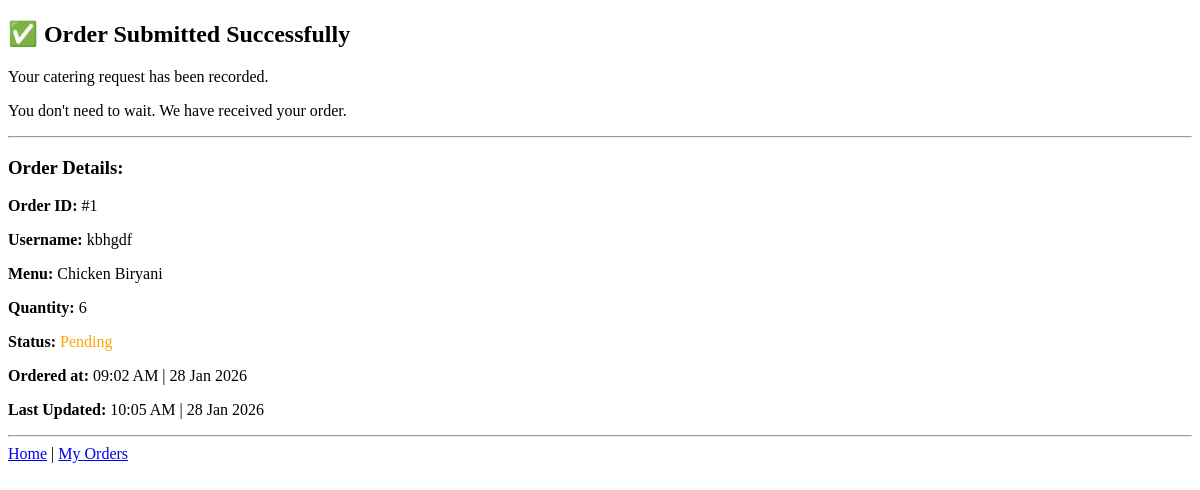
/success?order_id=1, run on an earlier commit of the app's database.
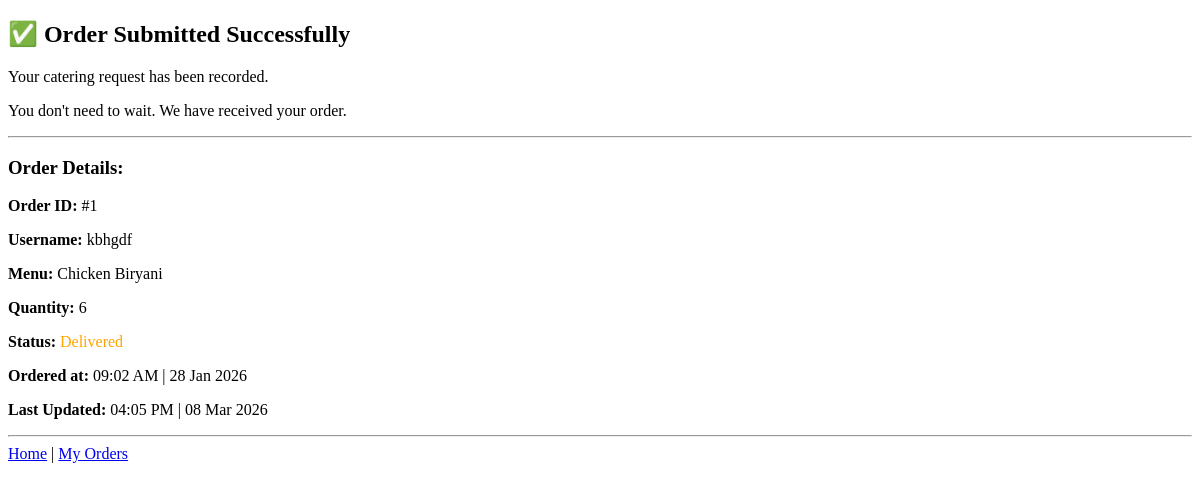
And on a later commit of the database.
### tables this page shows
CREATE TABLE orders (
            id INTEGER PRIMARY KEY AUTOINCREMENT,
            username TEXT NOT NULL,
            menu TEXT NOT NULL,
            quantity INTEGER NOT NULL,
            time TEXT NOT NULL,
            status TEXT NOT NULL,
            status_time TEXT NOT NULL
        );

### app.py (the view)
@app.route("/success", methods=["GET"])
def success():
    order_id = request.args.get("order_id")
    if order_id is None:
        return redirect(url_for("index"))
    conn = get_db_connection()
    order = conn.execute('SELECT * FROM orders WHERE id = ?', (order_id,)).fetchone()
    conn.close()
    if order is None:
        return redirect(url_for("index"))
    return render_template("success.html", order=order)

### app.py (called while the page is built)
def get_db_connection():
    conn = sqlite3.connect(DATABASE)
    conn.row_factory = sqlite3.Row  # Return rows as dictionaries
    return conn

### templates/success.html (shortened to what this page needs)
<!DOCTYPE html>
<html>
<head>
</head>
<body>
  <h2>✅ Order Submitted Successfully</h2>
  <p>Your catering request has been recorded.</p>
  <p>You don't need to wait. We have received your order.</p>
  <hr>
  <h3>Order Details:</h3>
  <p><strong>Order ID:</strong> #{{ order.id }}</p>
  <p><strong>Username:</strong> {{ order.username }}</p>
  <p><strong>Menu:</strong> {{ order.menu }}</p>
  <p><strong>Quantity:</strong> {{ order.quantity }}</p>
  <p><strong>Status:</strong> <span style="color: orange;">{{ order.status }}</span></p>
  <p><strong>Ordered at:</strong> {{ order.time }}</p>
  <p><strong>Last Updated:</strong> {{ order.status_time }}</p>
  <hr>
  <a href="/">Home</a> | <a href="{{ url_for('my_orders') }}">My Orders</a>
</body>
</html>

What changed in the data, as far as the page shows it:
changed orders "kbhgdf": status "Pending" → "Delivered"; status_time "10:05 AM | 28 Jan 2026" → "04:05 PM | 08 Mar 2026"
